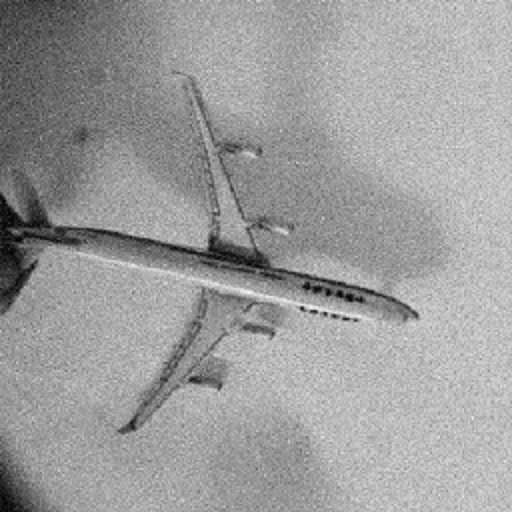
#> input picture digital_image_processing/homework/pictures/plane.bmp, 512 x 512 px, found by its file name
$ python LoG.py
#> lines starting #> are read from the running program, lines starting #| are printed output that depends on the picture
### common/opencv.py
import cv2 as cv
import numpy as np
import sys

# [91 lines left out: functions normlizeImage2Uint8, drawHist, putText, insertPointsBwteen2Points, not called in this run]

class createTrackbar():
    """
    描述: 创建任意多个拖动条
    """
    def __init__(self, button_units, bar_name, size=(200, 400), block=False):
        """
        描述: 初始化拖动条
        参数: button_units: list, 每个元素是一个list(3)，
                            list[0] 滑动条名称，
                            list[1] 初始值（正整数），
                            list[2] 最大值（正整数）

              bar_name: 整个滑动条图片的名称
              size:     附加在按钮上的图片大小
              block:    阻塞机制，如果参数没变化就一直等待,每次循环阻塞默认10ms
        """
        self._button_units = button_units
        self._bar_name = bar_name
        self._size = size
        self._block = block
        self._paralist = []

        imgTrackbar = np.zeros((size[0],size[1],3), np.uint8) #大的黑板，保证拖动条能完全显示
        cv.namedWindow(bar_name, 0)

        for uint in button_units:
            cv.createTrackbar(uint[0], bar_name, uint[1], uint[2], self.nothing)

        cv.imshow(bar_name,imgTrackbar)

    # [6 lines left out: function nothing, not called in this run]

    def getTrackbarPos(self):
        """
        描述: 读取所有滑动条的参数
        返回：None
        """
        paralist = []
        for unit in self._button_units:
            paralist.append(cv.getTrackbarPos(unit[0], self._bar_name))

        ## 如果参数没变化就等待
        if self._block:
            while(paralist == self._paralist):
                paralist = []
                for unit in self._button_units:
                    paralist.append(cv.getTrackbarPos(unit[0], self._bar_name))
                cv.waitKey(10)

        self._paralist = paralist
        return paralist

class cameraUnistort():
    """
    畸变图片矫正
    """
    # [92 lines left out: functions __init__, undistort, cameraCalibration, not called in this run]


# [4 lines that do not run on import are left out]

### digital_image_processing/homework/LoG.py
import cv2 as cv
import sys
import os
import numpy as np
import copy
import math
from matplotlib import pyplot as plt

# gets the absolute path to the file
abspath = os.path.abspath(os.path.dirname(__file__))
# add the library file path
sys.path.append(abspath + "/../../common")
# change the work path
os.chdir(abspath)


import misc_utils
import math_utils
import opencv

def zeroCross(src, threshold):
    row, col = src.shape
    img_zero_cross = np.zeros((row, col), dtype = 'uint8')

    for x in range(1, row-1):
        for y in range(1, col-1):
            flag = 0

            # 左右
            near_1 = src[x-1, y]
            near_2 = src[x+1, y]
            if (near_1 * near_2 < 0) and \
                (np.abs(near_1 - near_2) > threshold):
                flag += 1

            # 上下
            near_1 = src[x, y-1]
            near_2 = src[x, y+1]
            if (near_1 * near_2 < 0) and \
                (np.abs(near_1 - near_2) > threshold):
                flag += 1

            # 斜对角
            near_1 = src[x+1, y+1]
            near_2 = src[x-1, y-1]
            if (near_1 * near_2 < 0) and \
                (np.abs(near_1 - near_2) > threshold):
                flag += 1

            # 斜对角
            near_1 = src[x+1, y-1]
            near_2 = src[x-1, y+1]
            if (near_1 * near_2 < 0) and \
                (np.abs(near_1 - near_2) > threshold):
                flag += 1

            if flag >= 2:
                img_zero_cross[x,y] = 255

    return img_zero_cross

def LoG():
    """描述：使用非锐化遮蔽和高提升滤波锐化图像，g = f -  k*(f - f')
            g是最后生成的图像，f是原图像，f'是模糊后的图像。
            k类似锐化的比例，K=1为非锐化遮蔽，K>1为高提升滤波，
            K过大过小效果都不好。
       参数: None
       返回: None
         注：感觉这种方法不如Laplacian，不知道用处大不。
    """
    img_original = cv.imread('pictures/plane.bmp', 0)
#> img_original is the input picture: shape (512, 512); min 1, max 247, mean 157

    # 创建按钮
    button_units = [['threshold', 10, 500],
                    ['sigma', 2, 10],
                    ['n', 25, 30]]

    track_bar = opencv.createTrackbar(button_units, "trackbar")

    while(1):
        cv.waitKey(10)

        # 获取按钮参数
        [threshold, sigma, n] = track_bar.getTrackbarPos()

        n = 6*sigma + 1
        img_gaussian = cv.GaussianBlur(img_original, (n, n), sigmaX=sigma, sigmaY=sigma)


        # img_LOG = cv.Laplacian(img_gaussian, cv.CV_16S, ksize = 3)
        lapla_filter = np.array([[ -1, -1, -1],
                                 [ -1,  8, -1],
                                 [ -1, -1, -1]])

        img_LOG = cv.filter2D(img_gaussian, cv.CV_64F, lapla_filter)
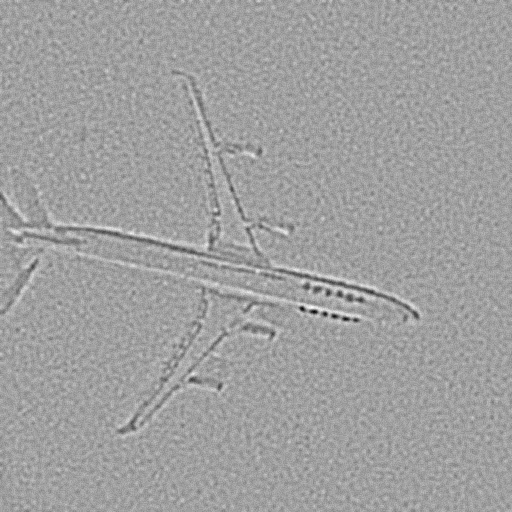
#> img_LOG: shape (512, 512) float64; min -64, max 38, mean 0; drawn with min black and max white

        ## 2.零交叉检测
        img_zero_cross = zeroCross(img_LOG, threshold)
#> after the loop in zeroCross, `for x in range(1, row-1):`:
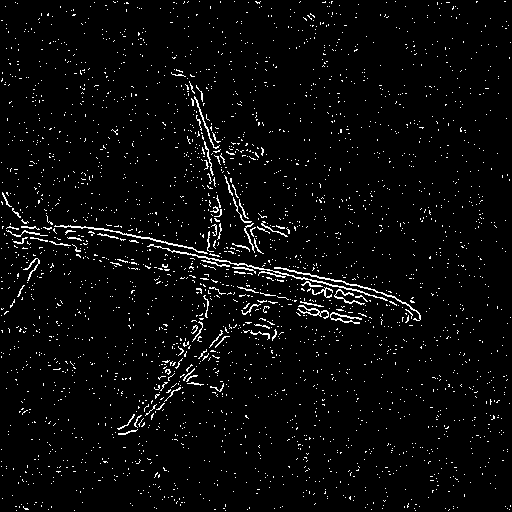
#> img_zero_cross: shape (512, 512); 3.6% white in thin lines or dots

        # [9 lines of commented-out code are left out]
        cv.imshow('img_zero_cross', img_zero_cross)


if __name__=="__main__":
    LoG()
